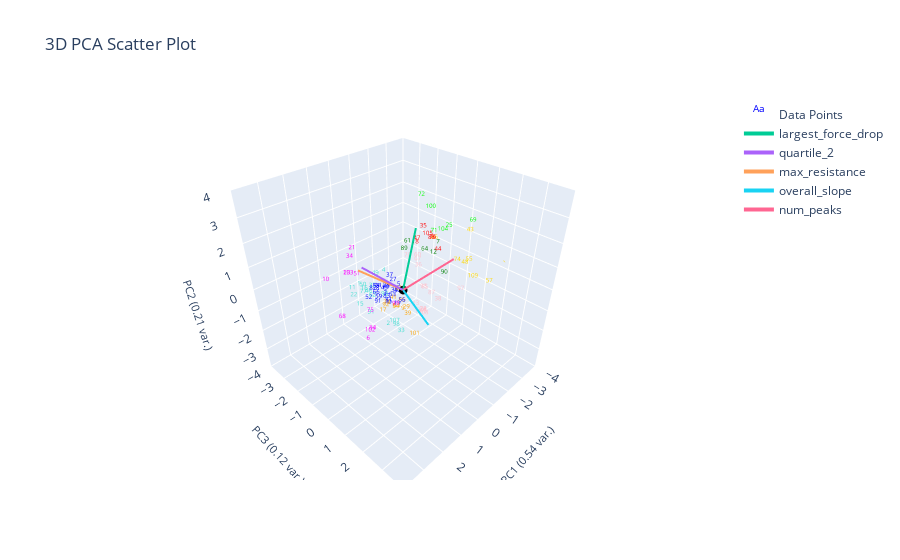

The notebook cell this image was saved under:
### Markdown cell above
# Nearest Centroid
- Each class is represented by it's centroid, with test sample classified to the class with the nearest centroid

### Code cell
from sklearn.neighbors import NearestCentroid

X = plotting.extract_numerical_features(marions_labeled_data).values.tolist()
y = marions_labeled_data[f'{ylabel_name}_nums'].values.tolist()
clf = NearestCentroid()
clf.fit(X,y)
predictions = pd.Series(clf.predict(clustering_features.values))

actual = marions_labeled_data[f'{ylabel_name}_nums']
changed_ylabel_idxs = find_changed_ylabel_data(predictions, actual)
print(changed_ylabel_idxs)
corrected_predictions = correct_pseudo_ylabels_to_actual(predictions, actual, changed_ylabel_idxs)
# print(pd.DataFrame({
#     'predicted': predictions,
#     'actual': actual,
#     'corrected_predicted': corrected_predictions,
# }))

plotting.plot_cluster_subolots(predictions, curve_data,
                                  clustering_method="Nearest Centroid", 
                                  cluster_category_names=list(ylabel_to_cluster_num.keys()),
                                  pseudo_corrections=corrected_predictions,
                                  bold_idxs=actual.index
                                  )
plotting.plot_cluster_subolots(corrected_predictions, curve_data, 
                                  clustering_method="Nearest Centroid", 
                                  cluster_category_names=list(ylabel_to_cluster_num.keys()),
                                  bold_idxs=actual.index)
plotting.plot_pca(clustering_features, predictions, 3, 
                  graph_title=f'',
                  ylabel_name=ylabel_name,)

### Figure 1 — Plotly figure (JSON) as saved in the notebook; plotly's stock layout.template omitted (floating-point values rounded to 4 significant figures)
{"data": [{"mode": "text", "name": "Data Points", "text": ["0", "1", "2", "3", "4", "5", "6", "7", "8", "9", "10", "11", "12", "13", "14", "15", "16", "17", "18", "19", "20", "21", "22", "23", "24", "25", "26", "27", "28", "29", "30", "31", "32", "33", "34", "35", "36", "37", "38", "39", "40", "41", "42", "43", "44", "45", "46", "47", "48", "49", "50", "51", "52", "53", "54", "55", "56", "57", "58", "59", "60", "61", "62", "63", "64", "65", "66", "67", "68", "69", "70", "71", "72", "73", "74", "75", "76", "77", "78", "79", "80", "81", "82", "83", "84", "85", "86", "87", "88", "89", "90", "91", "92", "93", "94", "95", "96", "97", "98", "99", "100", "101", "102", "103", "104", "105", "106", "107", "108", "109"], "textfont": {"color": ["blue", "turquoise", "turquoise", "blue", "turquoise", "blue", "magenta", "green", "blue", "orange", "magenta", "turquoise", "green", "pink", "pink", "turquoise", "turquoise", "orange", "red", "blue", "orange", "magenta", "turquoise", "magenta", "pink", "lime", "blue", "blue", "blue", "orange", "blue", "turquoise", "turquoise", "turquoise", "magenta", "red", "pink", "blue", "pink", "orange", "blue", "orange", "blue", "gold", "red", "blue", "turquoise", "red", "gold", "turquoise", "turquoise", "magenta", "blue", "blue", "orange", "gold", "blue", "gold", "blue", "blue", "pink", "green", "turquoise", "orange", "green", "pink", "blue", "pink", "magenta", "lime", "pink", "lime", "lime", "orange", "gold", "magenta", "red", "turquoise", "pink", "pink", "gold", "blue", "blue", "blue", "magenta", "orange", "gold", "pink", "red", "green", "green", "blue", "orange", "turquoise", "blue", "pink", "pink", "pink", "turquoise", "magenta", "lime", "orange", "magenta", "magenta", "lime", "red", "magenta", "turquoise", "pink", "gold"], "size": 6}, "type": "scatter3d", "x": [0.4505, 1.45, 1.946, 0.4144, 0.3277, -0.3146, 3.636, -1.749, 0.731, 0.007581, 2.707, 1.828, -1.178, -0.7811, -0.8548, 2.143, 1.269, 1.309, -1.151, -0.02231, -0.1297, 1.724, 1.932, 1.746, -1.181, -1.619, 0.3476, -0.08453, 0.3237, -0.241, -0.04754, 2.018, 0.7537, 1.624, 1.617, -1.489, -0.9775, 0.04989, -1.733, 0.1121, 0.4803, 0.08031, 0.0355, -3.536, -1.749, 0.4428, 1.184, -1.157, -2.89, 0.7532, 1.373, 1.387, 1.32, 0.06284, 0.3529, -2.699, -0.1355, -3.288, 0.7376, 0.7623, -0.8436, -0.7144, 1.248, 0.2493, -1.19, -1.232, 0.8968, -0.9043, 3.791, -3.596, -0.7234, -1.822, -1.476, 0.6635, -2.784, 2.049, -1.892, 1.526, -1.178, -0.9907, -3.96, 0.4446, 0.8949, 0.5042, 2.853, -0.1614, -2.027, -1.418, -1.632, -0.4682, -1.982, 1.026, 0.7976, 1.097, 0.6731, -1.164, -1.131, -2.418, 1.482, 1.705, -1.112, 1.01, 3.126, 1.88, -1.759, -1.34, 4.193, 1.335, -1.046, -2.914], "y": [-0.2641, -0.8623, 1.236, -0.5559, -0.7079, -0.5607, 2.193, 0.1476, -0.6438, -0.00421, -1.057, -0.7863, 0.4324, -0.0442, 0.03769, 0.03461, -0.7568, 0.2866, -0.4774, -0.3497, -0.3902, -0.7707, -0.5635, -1.126, -0.00675, 0.7408, -0.5782, -0.6411, -0.5928, -0.05767, -0.5241, 0.4247, -0.9063, 1.535, -1.054, -0.4043, -0.1397, -0.6856, 0.3173, 0.3708, -0.3405, -0.502, -0.2603, 0.3125, 0.162, -0.5799, -0.6459, -0.4167, 0.6632, -0.7101, -0.7098, -1.024, -0.477, -0.523, -0.03917, 0.9942, -0.1862, 1.674, -0.7028, -0.5568, -0.06457, -0.5035, -0.3381, -0.1115, -0.02038, 0.002156, -0.5308, -0.1121, 1.226, 0.367, -0.4789, -0.1647, -0.526, -0.2131, 0.357, 0.451, -0.2523, -0.5223, 0.01256, 0.04327, 1.941, -0.3738, -0.7241, -0.3886, 1.491, -0.2323, -0.2783, 0.221, -0.0853, -0.4077, 0.3571, -0.3364, -0.1218, 0.1552, -0.6771, 0.006666, 0.07897, 0.9229, 1.147, 1.35, 0.2759, 1.571, 1.693, -0.8504, 0.3562, -0.02905, 3.772, 0.9116, 0.1447, 1.115], "z": [-0.831, 0.2278, -0.11, -0.5694, 0.3832, -0.5231, 0.9151, 1.111, -0.2308, -1.251, 0.9487, 0.2871, 1.02, -1.452, -1.875, 0.1699, -0.00861, -0.4244, 1.097, -1.201, -0.5326, 1.929, 0.1458, 0.7322, -1.97, 2.097, -0.3136, -0.2248, -0.2766, -1.341, -0.656, -0.03843, -0.222, -0.4429, 1.412, 1.689, 0.2779, 0.03231, -1.542, -1.222, -0.8557, -0.9277, -0.4828, 1.006, 0.7935, -0.3242, -0.1227, 1.279, -0.103, 0.4474, 0.2333, 0.5677, -0.2559, -0.818, -0.9726, 0.2728, -1.013, -0.7238, -0.1457, -0.5652, 0.8288, 1.307, -0.115, -1.037, 0.9539, -0.8401, -0.2758, 0.6029, 1.261, 1.442, 0.6847, 1.447, 2.948, -0.7091, -0.06232, 0.07387, 1.101, 0.09437, -1.944, -1.896, 0.06966, -0.7908, -0.183, -0.5781, 0.4066, -1.05, 1.023, -1.107, 1.257, 1.121, -0.3017, -0.5256, -0.6931, 0.1176, -0.1508, -0.7762, -1.986, -1.055, -0.4804, 0.6696, 2.862, -0.9403, 0.6055, 0.9306, 1.734, 1.561, 0.9905, -0.5449, -1.984, -0.573]}, {"marker": {"color": "black", "size": 3}, "mode": "markers", "name": "Origin", "showlegend": false, "type": "scatter3d", "x": [0], "y": [0], "z": [0]}, {"line": {"width": 4}, "mode": "lines+text", "name": "largest_force_drop", "textposition": "top center", "type": "scatter3d", "x": [0, -1.165], "y": [0, -0.4855], "z": [0, 2.009]}, {"line": {"width": 4}, "mode": "lines+text", "name": "quartile_2", "textposition": "top center", "type": "scatter3d", "x": [0, 1.355], "y": [0, -0.7133], "z": [0, 1.293]}, {"line": {"width": 4}, "mode": "lines+text", "name": "max_resistance", "textposition": "top center", "type": "scatter3d", "x": [0, 1.452], "y": [0, -0.8027], "z": [0, 1.174]}, {"line": {"width": 4}, "mode": "lines+text", "name": "overall_slope", "textposition": "top center", "type": "scatter3d", "x": [0, 1.318], "y": [0, 2.478], "z": [0, 0.5175]}, {"line": {"width": 4}, "mode": "lines+text", "name": "num_peaks", "textposition": "top center", "type": "scatter3d", "x": [0, -1.401], "y": [0, 1.212], "z": [0, 1.284]}], "layout": {"autosize": true, "scene": {"aspectmode": "cube", "xaxis": {"range": [-4, 4], "title": {"font": {"size": 11}, "text": "PC1 (0.54 var.)"}}, "yaxis": {"range": [-4, 4], "title": {"font": {"size": 11}, "text": "PC3 (0.12 var.)"}}, "zaxis": {"range": [-4, 4], "title": {"font": {"size": 11}, "text": "PC2 (0.21 var.)"}}}, "title": {"text": "3D PCA Scatter Plot"}}}
